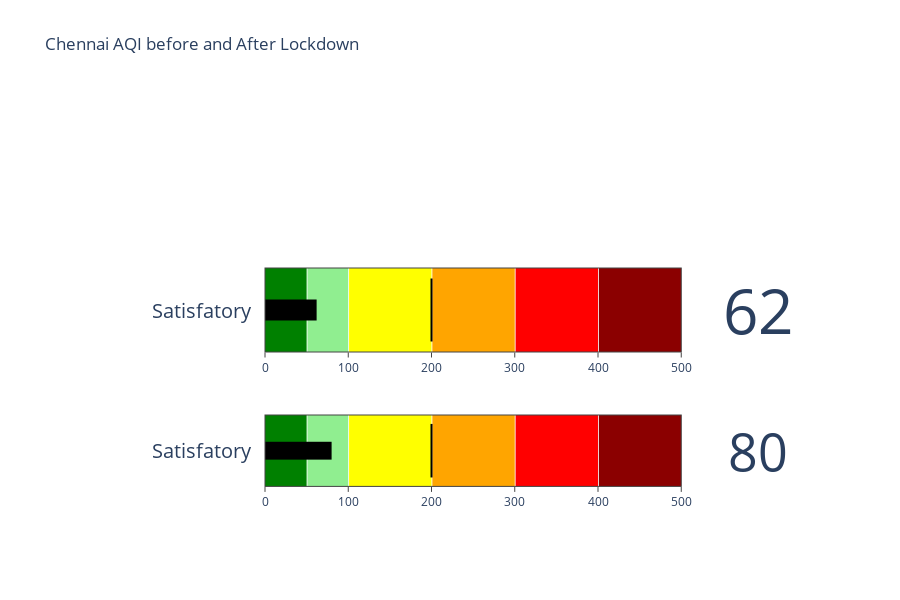

The notebook cell saved with this chart:
### Code cell
gauge(aqi_value_before = 80,aqi_value_after = 62,aqi_bucket_before = 'Satisfatory',aqi_bucket_after = 'Satisfatory',title = 'Chennai AQI before and After Lockdown')

### Figure 1 — Plotly figure (JSON) as saved in the notebook; plotly's stock layout.template omitted (floating-point values rounded to 4 significant figures)
{"data": [{"domain": {"x": [0.25, 1], "y": [0.08, 0.25]}, "gauge": {"axis": {"range": [null, 500]}, "bar": {"color": "black"}, "shape": "bullet", "steps": [{"color": "green", "range": [0, 50]}, {"color": "lightgreen", "range": [51, 100]}, {"color": "yellow", "range": [101, 200]}, {"color": "orange", "range": [201, 300]}, {"color": "red", "range": [301, 400]}, {"color": "darkred", "range": [401, 500]}], "threshold": {"line": {"color": "black", "width": 2}, "thickness": 0.75, "value": 200}}, "mode": "number+gauge", "title": {"text": "Satisfatory"}, "type": "indicator", "value": 80}, {"domain": {"x": [0.25, 1], "y": [0.4, 0.6]}, "gauge": {"axis": {"range": [null, 500]}, "bar": {"color": "black"}, "shape": "bullet", "steps": [{"color": "green", "range": [0, 50]}, {"color": "lightgreen", "range": [51, 100]}, {"color": "yellow", "range": [101, 200]}, {"color": "orange", "range": [201, 300]}, {"color": "red", "range": [301, 400]}, {"color": "darkred", "range": [401, 500]}], "threshold": {"line": {"color": "black", "width": 2}, "thickness": 0.75, "value": 200}}, "mode": "number+gauge", "title": {"text": "Satisfatory"}, "type": "indicator", "value": 62}], "layout": {"height": 600, "title": {"text": "Chennai AQI before and After Lockdown"}}}
